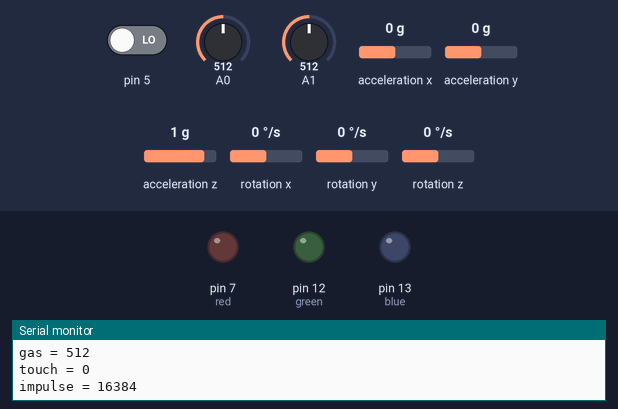
The sketch below on a simulated Arduino Uno, built with avr-gcc and run on an emulated ATmega328P. On the bench: output pins drawn as LEDs (lit = HIGH), the last lines printed to the serial monitor. Wiring (inferred from the names in the program): MPU-6050 motion sensor at I2C address 0x68. The inputs (shaded band) are chosen by the test bench; at power-on: A0 = 512, pin 5 LOW, A1 = 512, acceleration x 0 g, acceleration y 0 g, acceleration z 1 g, rotation x 0 °/s, rotation y 0 °/s, rotation z 0 °/s.

Above: at 4.2 s.
4.3 s: A0 set to 685
8.2 s: A0 set to 709
At 10.3 s:
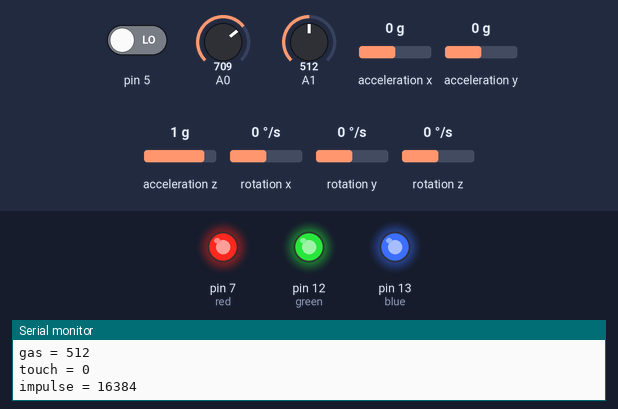
12.1 s: A0 set to 690
At 12.9 s:
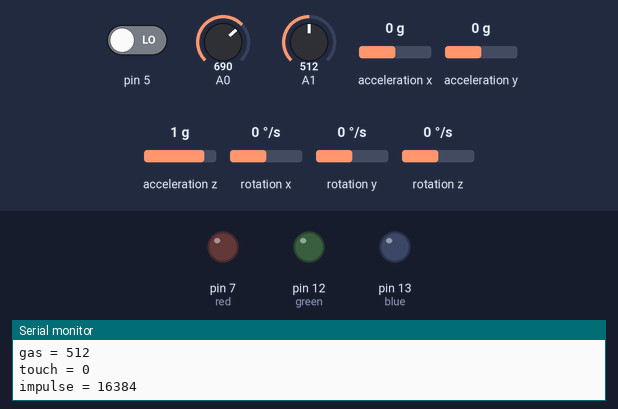
16.0 s: A0 set to 710
At 19.4 s:
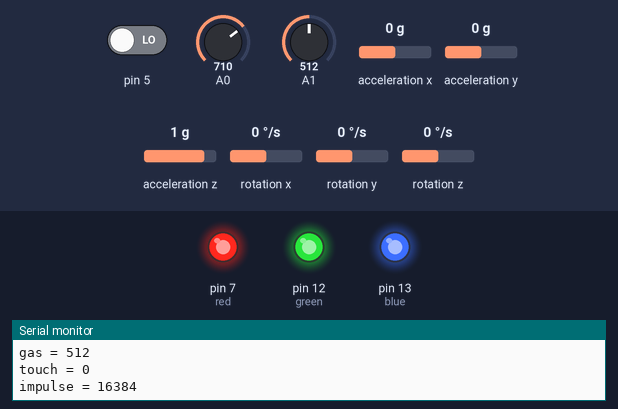
Timing chart, 0 to 20.9 s (numbered marks = the images above; inputs shaded):
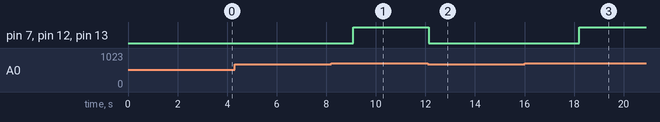

Measured:
- the behaviour switches between 700 and 701 on A0 (found by bisection; images 0 and 1)
- after the input at 8.2 s, pin 7 (red), pin 12 (green), pin 13 (blue): LOW → HIGH after 0.89 s
- after the input at 12.1 s, pin 7 (red), pin 12 (green), pin 13 (blue): HIGH → LOW at once
- after the input at 16.0 s, pin 7 (red), pin 12 (green), pin 13 (blue): LOW → HIGH after 2.2 s

The sketch:

final.ino
```cpp
#include<Wire.h>
#include<SoftwareSerial.h>
#include <Arduino.h>
#include "Talkie.h"

const int8_t Vo_Call[] PROGMEM = {
  0xa0, 0xaa, 0xb8, 0xa8, 0xd4, 0x42, 0xae, 0x0, 0x4a, 0xb, 0x5f, 0x7a, 0x88, 0x66, 0x62, 0x92, 0xfa, 0xe8, 0xc9, 0x7b, 0x99, 0x51, 0x9c, 0xa3, 0x45, 0xe5, 0x95, 0x4e, 0x71, 0x96, 0x22, 0x5d, 0x75, 0x1b, 0xc4, 0x5e, 0x32, 0xb3, 0xdd, 0x69, 0x18, 0x7b, 0x49, 0x9e, 0xc7, 0x94, 0xb3, 0xdd, 0xc3, 0x66, 0xa2, 0x33, 0x21, 0x71, 0xf, 0x93, 0x88, 0xcc, 0x16, 0x27, 0x5d, 0x5c, 0x60, 0x36, 0xe3, 0x9c, 0x34, 0x48, 0x30, 0x4f, 0x87, 0x44, 0x1d, 0xa3, 0x4, 0x61, 0x1e, 0xe1, 0xa9, 0x1b, 0x1b, 0x94, 0x57, 0x85, 0x38, 0x3a, 0x7c, 0xb4, 0x3e, 0x53, 0x14, 0xe7, 0x8, 0xd9, 0x5a, 0x67, 0x91, 0xd3, 0x23, 0x26, 0x6b, 0x15, 0x4d, 0x76, 0x9b, 0x62, 0x5c, 0x74, 0x34, 0xda, 0x36, 0xa, 0xd, 0xba, 0x1e, 0x51, 0x67, 0xd1, 0xd1, 0x58, 0x45, 0x91, 0xdd, 0x43, 0x25, 0x17, 0xe5, 0xc5, 0x4e, 0xf, 0x91, 0x42, 0xa5, 0x15, 0x27, 0x39, 0x78, 0xac, 0xe1, 0x51, 0xdc, 0x64, 0xe1, 0x61, 0x51, 0x54, 0x68, 0x92, 0x84, 0x87, 0x2a, 0x5c, 0xed, 0xf1, 0x12, 0x66, 0x9a, 0x5a, 0x8d, 0xd7, 0x1d, 0x98, 0x59, 0x1c, 0x5d, 0x34, 0x67, 0x60, 0xaa, 0x5b, 0x76, 0xd2, 0x3a, 0x47, 0xb0, 0xde, 0xe1, 0xad, 0x49, 0x8, 0x1e, 0xad, 0xbb, 0xb9, 0xc7, 0x76, 0x44, 0xd1, 0x61, 0xc1, 0x1a, 0x87, 0x0, 0x5d, 0x9a, 0x2f, 0x4c, 0xe6, 0xae, 0xc, 0x5a, 0x77, 0x30, 0x6b, 0xbb, 0xa2, 0x29, 0xdd, 0xc1, 0x8d, 0xad, 0xca, 0x11, 0x77, 0x7, 0xb3, 0xb9, 0xcc, 0xc3, 0xea, 0x1e, 0x3c, 0x54, 0xf, 0xb5, 0xa8, 0x7c, 0x88, 0x18, 0xa3, 0xcd, 0xb4, 0xf1, 0x21, 0xa2, 0x8b, 0x76, 0x93, 0x3a, 0x87, 0x4a, 0xda, 0x3b, 0x8d, 0xe3, 0x1e, 0x3a, 0x19, 0xef, 0x70, 0x4e, 0x72, 0xe9, 0x43, 0x47, 0x1f, 0x11, 0x41, 0x71, 0xf, 0x63, 0x53, 0x79, 0x18, 0xd7, 0xd, 0x72, 0x30, 0x61, 0x61, 0x16, 0x47, 0x9, 0x25, 0x58, 0x19, 0x5, 0x2a, 0x30, 0x9a, 0xf4, 0xae, 0x69, 0x3d, 0x39, 0xa8, 0xe0, 0x55, 0x1b, 0x5b, 0xdc, 0x60, 0x80, 0x57, 0x6d, 0xea, 0x55, 0x8c, 0xd, 0x7e, 0xb8, 0xa5, 0xc7, 0x53, 0x2e, 0xf8, 0x21, 0x61, 0x9a, 0xc6, 0x78, 0x60, 0x9d, 0xb0, 0xa5, 0x72, 0xe3, 0x83, 0x71, 0x4e, 0xdc, 0xd1, 0x44, 0x0, 0xf6, 0x18, 0x48, 0x47, 0x5, 0xe7, 0x6, 0x63, 0xe1, 0x16, 0xb6, 0x9b, 0x6f, 0x7c, 0x95, 0x32, 0x57, 0x19, 0x41, 0x70, 0x51, 0xac, 0x5c, 0x67, 0x4, 0xd1, 0x7b, 0xb2, 0x72, 0x95, 0x11, 0xa6, 0xe0, 0xc1, 0x4a, 0x75, 0x46, 0x98, 0xa3, 0x7, 0x2b, 0x46, 0x1d, 0x51, 0x8e, 0x16, 0x22, 0x14, 0xa5, 0x84, 0x29, 0xa8, 0x8b, 0x70, 0xdc, 0x14, 0x78, 0x27, 0x6e, 0x62, 0x4d, 0x9d, 0xaf, 0x95, 0x5a, 0x86, 0x34, 0x63, 0x3e, 0x37, 0x6a, 0xe9, 0xb6, 0xe, 0x0, 0x0, 0xe0, 0x1,
};

const int8_t Vo_Gas[] PROGMEM = {
  0x0, 0xd, 0x4f, 0x4e, 0x33, 0x52, 0xe3, 0x1c, 0x32, 0xbb, 0xc8, 0x2c, 0x4a, 0x7a, 0x88, 0xec, 0xa3, 0x32, 0x28, 0xcd, 0x21, 0x62, 0xf0, 0x4a, 0xe5, 0xc6, 0x83, 0xb4, 0xc1, 0x2a, 0xd9, 0xe6, 0x18, 0x3a, 0x3a, 0x73, 0x37, 0x4b, 0xa2, 0x88, 0x62, 0x4a, 0x15, 0x24, 0x2c, 0x20, 0xa0, 0x85, 0xca, 0x42, 0x4, 0xe9, 0xd9, 0x65, 0x49, 0xf, 0x19, 0xa4, 0x75, 0xae, 0xa6, 0x1b, 0xac, 0x97, 0xde, 0x59, 0x9c, 0x34, 0x8, 0xc1, 0x52, 0x7b, 0x5a, 0xd2, 0x45, 0x45, 0xa9, 0x95, 0x2d, 0x71, 0xf, 0x95, 0x4c, 0xb4, 0x27, 0xc7, 0x39, 0x54, 0x76, 0x51, 0x96, 0xec, 0xf4, 0x90, 0x39, 0x44, 0x79, 0x62, 0xda, 0x4b, 0x1e, 0x32, 0x86, 0x48, 0xb, 0x6a, 0x1c, 0xe8, 0xa8, 0x3d, 0xbc, 0x24, 0x9, 0x2, 0x5a, 0xe5, 0x52, 0x40, 0xcb, 0x16, 0x47, 0x2d, 0x2e, 0x54, 0x54, 0x64, 0x1f, 0x3d, 0x5a, 0x33, 0x55, 0x4b, 0x76, 0xc, 0x1f, 0xd4, 0x55, 0xa4, 0xe9, 0x30, 0x71, 0xd2, 0xa, 0xd3, 0x36, 0xc9, 0x0, 0xbb, 0x3a, 0x9d, 0xea, 0x26, 0xd, 0xcc, 0xee, 0x30, 0x9c, 0x1c, 0x54, 0xf0, 0x3a, 0x55, 0x65, 0x8c, 0x30, 0xc1, 0xaf, 0x54, 0xb5, 0xca, 0xce, 0x4e, 0xc2, 0xcd, 0x24, 0x12, 0x27, 0x2e, 0x30, 0xef, 0x4e, 0x4e, 0x7a, 0x98, 0x44, 0xb5, 0xba, 0x39, 0xe9, 0xa1, 0x33, 0x95, 0xda, 0xe1, 0x74, 0x87, 0x89, 0x54, 0x7b, 0x4a, 0x92, 0x25, 0x81, 0xd9, 0x9e, 0x30, 0x69, 0xe2, 0xd4, 0xa0, 0x3d, 0xc2, 0x3c, 0x4a, 0xe1, 0x3, 0xb3, 0xaa, 0xe4, 0x38, 0x8b, 0xd7, 0xa6, 0xd6, 0x84, 0xe2, 0x1e, 0xd1, 0x9b, 0xb8, 0x74, 0x92, 0x7c, 0x44, 0xef, 0x63, 0xab, 0xd9, 0xf6, 0x11, 0xa2, 0xf3, 0x8a, 0x62, 0x27, 0x87, 0x8f, 0x29, 0x32, 0x93, 0x55, 0x1f, 0x36, 0xa6, 0x88, 0x2c, 0x72, 0x7a, 0x18, 0x97, 0x22, 0x2a, 0x30, 0x69, 0xe2, 0x54, 0x8e, 0x8, 0xa7, 0xa8, 0x88, 0xf5, 0x19, 0xad, 0x4b, 0xd, 0x1, 0x8, 0xc5, 0x2a, 0xf7, 0x87, 0x8f, 0x12, 0x24, 0xf0, 0xa2, 0x94, 0xb5, 0x4e, 0x50, 0xc0, 0xab, 0x56, 0xb3, 0x30, 0x4e, 0x7, 0xbf, 0x42, 0x23, 0xc2, 0x1a, 0xb, 0x7c, 0xb3, 0x4c, 0x4b, 0x62, 0x1c, 0xf0, 0x43, 0xd2, 0x34, 0xb5, 0x73, 0xc1, 0x3c, 0xe6, 0x8, 0x67, 0xc6, 0x3, 0xfd, 0x1c, 0xac, 0xed, 0x1b, 0x1f, 0x8c, 0x73, 0x90, 0x8e, 0x46, 0x22, 0xb0, 0xcf, 0x50, 0x3c, 0x1e, 0x4, 0xdb, 0xd8, 0x8, 0x37, 0xf, 0xdd, 0x7c, 0xeb, 0xa3, 0x44, 0xb8, 0xea, 0xf0, 0xa3, 0xf5, 0x12, 0xa5, 0x2a, 0x2b, 0x48, 0xde, 0x93, 0x95, 0xaa, 0xec, 0x60, 0x85, 0x39, 0x78, 0x8a, 0x50, 0x9c, 0x1d, 0xce, 0xa8, 0x84, 0xc9, 0xab, 0x89, 0x70, 0x9c, 0x10, 0x6, 0xab, 0x66, 0x2c, 0xcd, 0x8c, 0xef, 0x2d, 0xb9, 0x8b, 0xb5, 0x45, 0x56, 0x72, 0x2a, 0xc1, 0x14, 0x19, 0x0, 0x0, 0x0, 0x1e,
};

const int8_t Vo_Impulse[] PROGMEM = {
  0xa0, 0xe8, 0x22, 0x9b, 0x8d, 0xcb, 0x29, 0x2, 0x1a, 0x33, 0x2d, 0x64, 0xe2, 0x9a, 0xdb, 0xea, 0x64, 0xe0, 0xca, 0xd5, 0x58, 0xea, 0xd2, 0x86, 0x8b, 0x34, 0x69, 0x65, 0xf5, 0xb, 0xce, 0xfa, 0xa6, 0xb7, 0xcc, 0xf, 0x24, 0xf9, 0xa5, 0x36, 0x3a, 0xb7, 0xd0, 0x81, 0x75, 0x6b, 0x64, 0xe3, 0x83, 0x47, 0x6e, 0x33, 0xab, 0x75, 0xf, 0x91, 0xb4, 0x47, 0x94, 0xc4, 0x3d, 0x44, 0xa, 0xe6, 0x31, 0xe4, 0xf4, 0x90, 0xc1, 0xa9, 0xc7, 0x52, 0xba, 0xc0, 0xe0, 0x15, 0x15, 0xa5, 0x4d, 0x1b, 0xeb, 0x59, 0x57, 0x78, 0x24, 0x3d, 0x44, 0x20, 0xb1, 0x57, 0xd2, 0xee, 0x10, 0x99, 0xc8, 0x7c, 0x59, 0xf2, 0x83, 0x57, 0x22, 0xbb, 0xe9, 0xe9, 0xe, 0x51, 0x8, 0xef, 0xb6, 0xa6, 0x2f, 0x54, 0x22, 0x3a, 0x9d, 0x9a, 0xc, 0x1, 0x25, 0x68, 0x28, 0xa0, 0x79, 0xf3, 0xa3, 0x16, 0xaf, 0x6a, 0x22, 0x76, 0x8f, 0x1e, 0x82, 0xa9, 0x8a, 0xa6, 0x3d, 0xa6, 0x8d, 0xea, 0xaa, 0xb2, 0xa4, 0x59, 0xa0, 0x7b, 0xa5, 0x6b, 0xd3, 0x64, 0x82, 0xdd, 0x15, 0x4e, 0x75, 0x82, 0x6, 0x7e, 0xa7, 0xaa, 0x4c, 0x71, 0x6, 0x58, 0x55, 0x91, 0x11, 0x27, 0x70, 0x85, 0x69, 0x54, 0x62, 0xea, 0x45, 0x7, 0x6e, 0xb3, 0x25, 0x4d, 0xe, 0x15, 0x98, 0x4f, 0x8f, 0xd4, 0x2b, 0x1c, 0xb7, 0xdd, 0xe1, 0xd2, 0x24, 0x70, 0xda, 0x45, 0x58, 0x54, 0x9d, 0x43, 0x46, 0x66, 0x33, 0xad, 0xcd, 0xf, 0x55, 0x38, 0xd5, 0x94, 0x34, 0x3b, 0x54, 0x11, 0x5c, 0x15, 0x1c, 0xe7, 0xd0, 0xc9, 0x44, 0x47, 0x71, 0xe2, 0xc3, 0xa4, 0x10, 0xe9, 0xc5, 0x4e, 0xe, 0x9b, 0x62, 0x44, 0x14, 0x25, 0x3d, 0x8c, 0x8f, 0x11, 0x19, 0x54, 0x27, 0x9, 0x32, 0x45, 0xa4, 0x61, 0x55, 0xc4, 0x7, 0x6b, 0x9a, 0x49, 0x93, 0x1, 0x89, 0xc9, 0x85, 0xc, 0xec, 0x70, 0x27, 0x81, 0x53, 0xd1, 0x5c, 0x16, 0x83, 0x2, 0x5e, 0xb5, 0x8a, 0x56, 0xd, 0x3a, 0xf8, 0x55, 0x66, 0x11, 0xd6, 0x59, 0xe0, 0xbb, 0x7b, 0x5a, 0x52, 0xe3, 0x80, 0x1f, 0x12, 0x6e, 0x69, 0x9c, 0xb, 0xe6, 0x9, 0x79, 0x3a, 0x33, 0x1e, 0xe8, 0xe7, 0x28, 0x6d, 0x4f, 0xf9, 0x60, 0xad, 0x21, 0x4d, 0x35, 0xe4, 0x83, 0x79, 0x21, 0x6a, 0x56, 0x95, 0x13, 0x6c, 0x98, 0x86, 0xc7, 0x2e, 0x9e, 0x8a, 0x55, 0xc2, 0x52, 0x65, 0xf8, 0xc1, 0x45, 0xb1, 0x72, 0x95, 0x15, 0x44, 0xef, 0xc9, 0xca, 0xb1, 0x57, 0x90, 0xa2, 0x25, 0x2b, 0xc7, 0x59, 0x61, 0x4a, 0x1e, 0x22, 0x14, 0x67, 0x44, 0x39, 0x78, 0x88, 0x52, 0x94, 0x16, 0xa6, 0xa0, 0x2e, 0xc2, 0x51, 0x53, 0x10, 0x9c, 0x98, 0x8a, 0xd6, 0xd, 0xbe, 0xd4, 0xea, 0xe9, 0xda, 0x4e, 0xf9, 0xd2, 0xa8, 0xa6, 0xd9, 0x32, 0x0, 0x0, 0x0, 0x78,
};

const int8_t Vo_Helmet[] PROGMEM {
  0xce, 0x88, 0x36, 0x8c, 0x9d, 0x93, 0x1e, 0xab, 0x6, 0xf, 0x71, 0x8c, 0x73, 0xac, 0x6a, 0x2d, 0xcc, 0x30, 0xce, 0xb1, 0x82, 0xd6, 0xc, 0xa1, 0xba, 0xc5, 0x2, 0xa5, 0x26, 0x58, 0xea, 0x6, 0x3, 0xec, 0x69, 0x17, 0x9a, 0x1c, 0x34, 0xf0, 0x2b, 0xc4, 0xb4, 0xaa, 0x33, 0x40, 0xaf, 0x8a, 0x8c, 0x28, 0x83, 0xf3, 0x3a, 0xaa, 0x92, 0x9c, 0x1c, 0x36, 0xb8, 0xa8, 0x6e, 0xb2, 0x7d, 0x98, 0xe8, 0x2b, 0xaa, 0x29, 0xce, 0x61, 0x7d, 0xc, 0xaf, 0xc4, 0x3a, 0x8d, 0x21, 0xad, 0xab, 0x52, 0xe2, 0x17, 0x9a, 0x8c, 0xa9, 0x4c, 0xa9, 0x57, 0x68, 0x32, 0x3a, 0xb3, 0xac, 0x5a, 0xa3, 0xe9, 0x8, 0xf3, 0xf1, 0xba, 0x83, 0xf2, 0x53, 0xd8, 0x5a, 0xeb, 0x2d, 0x32, 0x2c, 0x65, 0x1b, 0x49, 0x76, 0xc8, 0xd8, 0x54, 0xb3, 0xd9, 0xe9, 0x21, 0x62, 0x50, 0xcf, 0xa2, 0xc4, 0x8d, 0xd6, 0x3e, 0xa2, 0x4a, 0x9a, 0x30, 0x2a, 0x1a, 0x77, 0x77, 0x4f, 0xea, 0xa2, 0x66, 0x2c, 0x4c, 0x4c, 0xb1, 0x0, 0x8a, 0xab, 0x50, 0x40, 0xb3, 0x1d, 0x7, 0x8b, 0xd9, 0x5d, 0x2d, 0xe3, 0x1c, 0x2c, 0x16, 0xf, 0x73, 0xad, 0xbd, 0x70, 0x13, 0x23, 0x3c, 0xac, 0xa9, 0x22, 0xe9, 0x9a, 0x76, 0xb7, 0x24, 0x89, 0x2a, 0xc2, 0xc2, 0xcb, 0x93, 0x1c, 0xcc, 0xcb, 0xb8, 0x69, 0x4d, 0x7b, 0x70, 0xaf, 0xa3, 0x7c, 0xcc, 0xc9, 0xc1, 0x43, 0x55, 0xcd, 0x16, 0xa7, 0xb, 0x8f, 0x5b, 0x25, 0xc6, 0x2c, 0xf, 0xdc, 0xd5, 0x32, 0x33, 0x73, 0xd6, 0x70, 0x5d, 0xda, 0xdc, 0x2c, 0x59, 0x21, 0x78, 0x1d, 0x8b, 0xf0, 0x66, 0x8a, 0xc2, 0xaf, 0x3c, 0xc3, 0xeb, 0x8, 0x20, 0x7, 0x95, 0x25, 0x95, 0x50, 0x66, 0x46, 0x76, 0x8f, 0x52, 0x5d, 0x18, 0x1b, 0x27, 0x3d, 0x6a, 0x8c, 0xee, 0xec, 0x52, 0xe7, 0x68, 0x31, 0x58, 0xa9, 0x72, 0x9d, 0xa5, 0x79, 0xe7, 0x19, 0xce, 0x89, 0x8f, 0x94, 0xbc, 0x75, 0x4, 0xc5, 0x39, 0x42, 0xe, 0x5e, 0x11, 0x14, 0xfb, 0xf0, 0x29, 0x58, 0x86, 0x72, 0x9c, 0xc1, 0x8b, 0xa8, 0x99, 0xa1, 0x4d, 0x3, 0xf, 0x9f, 0xb7, 0x9b, 0x24, 0x73, 0x3c, 0xf8, 0x11, 0x66, 0x56, 0xcf, 0x89, 0xe0, 0x87, 0x7b, 0x4a, 0x32, 0x23, 0x83, 0x6f, 0x11, 0x6e, 0x76, 0x9c, 0x6, 0xfe, 0xb8, 0x85, 0xab, 0xe, 0x16, 0xe8, 0x17, 0x22, 0x6d, 0xcf, 0xb9, 0x60, 0x9c, 0xa2, 0x67, 0x32, 0xe5, 0x81, 0xbe, 0xe, 0xd6, 0xf6, 0x90, 0xf, 0xde, 0x1a, 0x6a, 0xd6, 0x45, 0x1e, 0x36, 0x11, 0x11, 0x19, 0x27, 0x39, 0xd2, 0x57, 0x99, 0x68, 0xe8, 0xe6, 0xbb, 0x10, 0xc5, 0xc2, 0x55, 0x46, 0x10, 0x9d, 0x27, 0x2b, 0xd7, 0x99, 0xc1, 0x8, 0x92, 0xf7, 0x60, 0xa5, 0x28, 0x23, 0xcc, 0xd1, 0x83, 0x85, 0xa2, 0xce, 0xb0, 0x45, 0x39, 0x68, 0x8, 0x73, 0x9c, 0x12, 0xc6, 0xa0, 0x2e, 0x22, 0x71, 0x43, 0x60, 0xac, 0xa9, 0xaa, 0x35, 0x35, 0xbe, 0xd6, 0x62, 0xa5, 0xb2, 0xc, 0x79, 0xc1, 0xb2, 0x5, 0x59, 0x3b, 0x0, 0x0, 0x0, 0x78,
};

Talkie voice;


SoftwareSerial BTSerial(10,11);

byte buffer[1024];
int bufferPosition;

const int MPU_addr=0x68;  // I2C address of the MPU-6050
int16_t AcX,AcY,AcZ;
int red = 7;
int green = 12;
int blue = 13;
 long acx = abs(AcX);
  long acy = abs(AcY);
  long acz = abs(AcZ);
  long impulse = acx + acy + acz;
void setup(){

  delay(3000);
  Serial.begin(9600);
  bufferPosition = 0;
  BTSerial.begin(9600);
  pinMode(red, OUTPUT);
  pinMode(green, OUTPUT);
  pinMode(blue, OUTPUT);
  Wire.begin();
  Wire.beginTransmission(MPU_addr);
  Wire.write(0x6B);  // PWR_MGMT_1 register
  Wire.write(0);     // set to zero (wakes up the MPU-6050)
  Wire.endTransmission(true);
}

void loop(){
  int gas = analogRead(A1);;
  int light = analogRead(A0);
  int touch = digitalRead(5);

 if(light > 700) {
  analogWrite(red, 255);
  analogWrite(green, 255);
  analogWrite(blue, 255);
  }

  if(light <= 700) {
  analogWrite(red, 0);
  analogWrite(green, 0);
  analogWrite(blue, 0);
  }
   if(gas > 600) {

  }


//  if(BTSerial.available()) {
//    if(BTSerial.read() == '1') {
//      analogWrite(red, 255);
//    }
//  }


  Wire.beginTransmission(MPU_addr);
  Wire.write(0x3B);  // starting with register 0x3B (ACCEL_XOUT_H)
  Wire.endTransmission(false);
  Wire.requestFrom(MPU_addr,14,true);  // request a total of 14 registers
  AcX = Wire.read()<<8|Wire.read();  // 0x3B (ACCEL_XOUT_H) & 0x3C (ACCEL_XOUT_L)
  AcY = Wire.read()<<8|Wire.read();  // 0x3D (ACCEL_YOUT_H) & 0x3E (ACCEL_YOUT_L)
  AcZ = Wire.read()<<8|Wire.read();  // 0x3F (ACCEL_ZOUT_H) & 0x40 (ACCEL_ZOUT_L)
  long acx = abs(AcX);
  long acy = abs(AcY);
  long acz = abs(AcZ);
  long impulse = acx + acy + acz;

  Serial.print("AcX = "); Serial.print(acx);
  Serial.print(" | AcY = "); Serial.print(acy);
  Serial.print(" | AcZ = "); Serial.println(acz);
  Serial.print("light = ");
  Serial.println(light);
  Serial.print("gas = ");
  Serial.println(gas);
  Serial.print("touch = ");
  Serial.println(touch);
  Serial.print("impulse = ");
  Serial.println(impulse);


  BTSerial.print(light);
  BTSerial.print(",");
  BTSerial.print(gas);
  BTSerial.print(",");
  BTSerial.print(1);
  BTSerial.print(",");
  BTSerial.print(impulse);
  BTSerial.print(",");
  BTSerial.println();

  if(impulse > 35000) {
  }


int text = BTSerial.read();
  switch(text)
  {
    case 'A':
    voice.say(Vo_Call);
    break;

    case 'B':
    voice.say(Vo_Helmet);
    break;
  }

  Serial.println();
 delay(3000);
}
```
